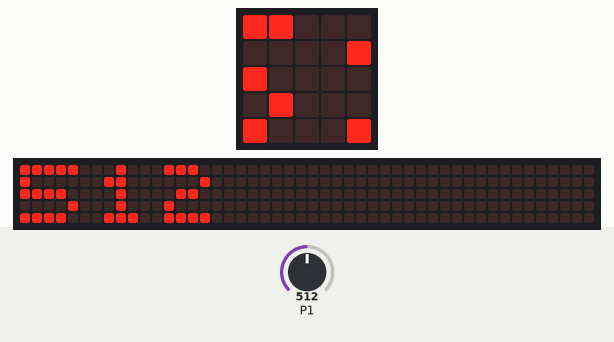
Recording of a program running on a simulated Calliope mini (MakeCode). On the bench: the board's 5×5 LED display, a strip that is not on the board, showing the scrolling text unrolled. The inputs (shaded band) are chosen by the test bench; at power-on: P1 = 512 (analog values on the 0–1023 scale). The 48×5 strip is a reading aid, not a part: it shows the text the display is scrolling, unrolled, one strip-width of it at a time.

Above: at 1.27 s.
1.3 s: P1 set to 0
At 6.0 s:
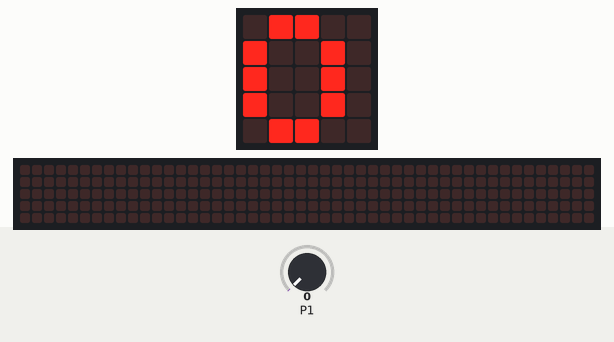
8.6 s: P1 set to 122
At 9.47 s:
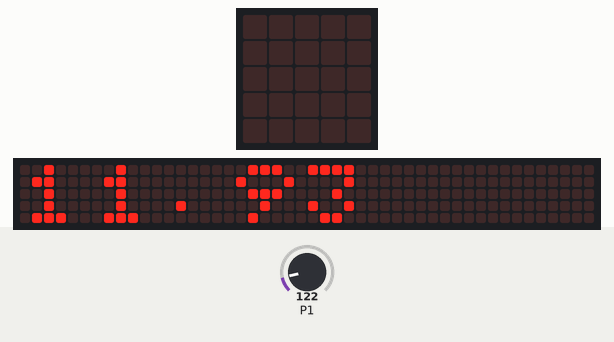
17.6 s: P1 set to 306
At 26.31 s:
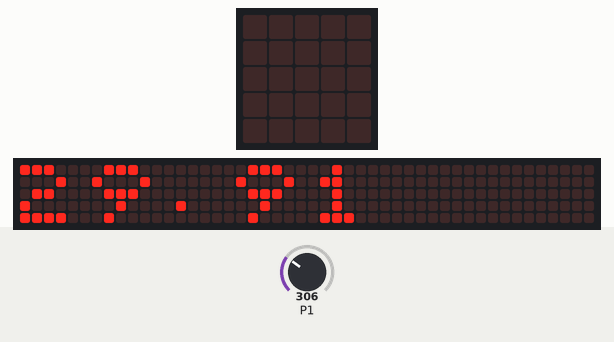

The program:

main.ts
```typescript
let sensor = 0
basic.forever(function () {
    sensor = pins.analogReadPin(AnalogPin.P1)
    basic.showNumber(sensor)
    basic.pause(1000)
    basic.showLeds(`
        . . . . .
        . . . . .
        . . . . .
        . . . . .
        . . . . .
        `)
    basic.showNumber(Math.map(pins.analogReadPin(AnalogPin.P1), 0, 1023, 0, 100))
    basic.pause(1000)
    basic.showLeds(`
        . . . . .
        . . . . .
        . . . . .
        . . . . .
        . . . . .
        `)
})
```

test.ts
```typescript
// Hier kann man Tests durchführen; diese Datei wird nicht kompiliert, wenn dieses Paket als Erweiterung verwendet wird.
```

Measured:
- after the input at 8.6 s, the display: first differs from a run without the input after 0.72 s (image 2)
- what the display in image 1 shows lasts 1.8 s, from 5.0 s to 6.8 s
- what the display in image 3 shows lasts 0.4 s, from 26.1 s to 26.5 s
